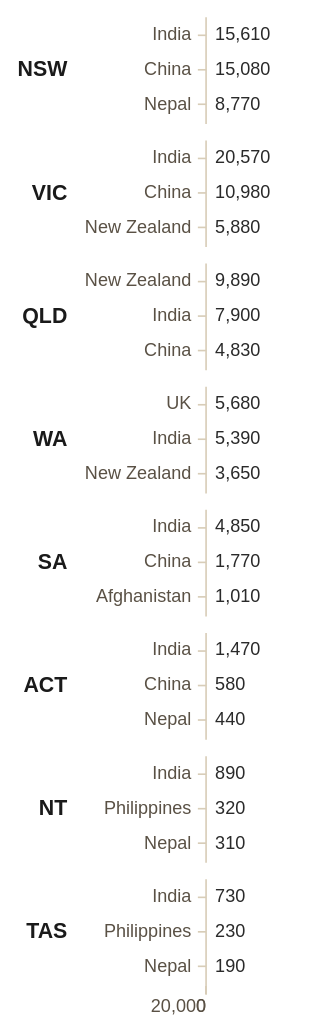

Write the Vega-Lite specification saved for this chart.
### Vega-Lite specification from a JSON file in a GitHub repository (floating-point values rounded to 4 significant figures)
{"$schema": "https://vega.github.io/schema/vega-lite/v5.json", "description": "Top 3 source countries per Australian state and territory by net migration, 2024-25.", "width": 600, "background": "transparent", "padding": {"left": 10, "right": 30, "top": 10, "bottom": 10}, "config": {"view": {"stroke": null}, "axis": {"labelFont": "Inter Tight, sans-serif", "titleFont": "Inter Tight, sans-serif", "labelFontSize": 11, "titleFontSize": 12, "labelColor": "#5a5145", "titleColor": "#2a2a2a", "domainColor": "#d8cdb8", "tickColor": "#d8cdb8"}, "header": {"labelFont": "Inter Tight, sans-serif", "labelFontSize": 13, "labelFontWeight": 700, "labelColor": "#1a1a1a"}, "font": "Inter Tight, sans-serif"}, "data": {"values": [{"state": "New South Wales", "state_code": "NSW", "country": "India", "value": 15610, "rank": 1}, {"state": "New South Wales", "state_code": "NSW", "country": "China", "value": 15080, "rank": 2}, {"state": "New South Wales", "state_code": "NSW", "country": "Nepal", "value": 8770, "rank": 3}, {"state": "Victoria", "state_code": "VIC", "country": "India", "value": 20570, "rank": 1}, {"state": "Victoria", "state_code": "VIC", "country": "China", "value": 10980, "rank": 2}, {"state": "Victoria", "state_code": "VIC", "country": "New Zealand", "value": 5880, "rank": 3}, {"state": "Queensland", "state_code": "QLD", "country": "New Zealand", "value": 9890, "rank": 1}, {"state": "Queensland", "state_code": "QLD", "country": "India", "value": 7900, "rank": 2}, {"state": "Queensland", "state_code": "QLD", "country": "China", "value": 4830, "rank": 3}, {"state": "Western Australia", "state_code": "WA", "country": "UK", "value": 5680, "rank": 1}, {"state": "Western Australia", "state_code": "WA", "country": "India", "value": 5390, "rank": 2}, {"state": "Western Australia", "state_code": "WA", "country": "New Zealand", "value": 3650, "rank": 3}, {"state": "South Australia", "state_code": "SA", "country": "India", "value": 4850, "rank": 1}, {"state": "South Australia", "state_code": "SA", "country": "China", "value": 1770, "rank": 2}, {"state": "South Australia", "state_code": "SA", "country": "Afghanistan", "value": 1010, "rank": 3}, {"state": "Australian Capital Territory", "state_code": "ACT", "country": "India", "value": 1470, "rank": 1}, {"state": "Australian Capital Territory", "state_code": "ACT", "country": "China", "value": 580, "rank": 2}, {"state": "Australian Capital Territory", "state_code": "ACT", "country": "Nepal", "value": 440, "rank": 3}, {"state": "Northern Territory", "state_code": "NT", "country": "India", "value": 890, "rank": 1}, {"state": "Northern Territory", "state_code": "NT", "country": "Philippines", "value": 320, "rank": 2}, {"state": "Northern Territory", "state_code": "NT", "country": "Nepal", "value": 310, "rank": 3}, {"state": "Tasmania", "state_code": "TAS", "country": "India", "value": 730, "rank": 1}, {"state": "Tasmania", "state_code": "TAS", "country": "Philippines", "value": 230, "rank": 2}, {"state": "Tasmania", "state_code": "TAS", "country": "Nepal", "value": 190, "rank": 3}]}, "facet": {"row": {"field": "state_code", "type": "nominal", "sort": ["NSW", "VIC", "QLD", "WA", "SA", "ACT", "NT", "TAS"], "header": {"title": null, "labelAlign": "left", "labelAnchor": "middle", "labelOrient": "left", "labelAngle": 0, "labelPadding": 10}}}, "spacing": 10, "spec": {"width": "container", "height": 65, "layer": [{"mark": {"type": "bar", "cornerRadiusEnd": 3, "height": 18}, "encoding": {"y": {"field": "country", "type": "nominal", "sort": "-x", "scale": {"paddingInner": 0.25, "paddingOuter": 0.15}, "axis": {"title": null, "labelLimit": 120, "labelPadding": 4, "labelFontSize": 11}}, "x": {"field": "value", "type": "quantitative", "axis": {"title": null, "grid": false, "format": ",.0f", "tickCount": 5}, "scale": {"domain": [0, 22000]}}, "color": {"field": "rank", "type": "ordinal", "scale": {"domain": [1, 2, 3], "range": ["#c14a26", "#d97a4f", "#e8b48b"]}, "legend": null}, "tooltip": [{"field": "state", "type": "nominal", "title": "State"}, {"field": "country", "type": "nominal", "title": "Country"}, {"field": "rank", "type": "ordinal", "title": "Rank"}, {"field": "value", "type": "quantitative", "title": "Net migration", "format": ","}]}}, {"mark": {"type": "text", "align": "left", "baseline": "middle", "dx": 6, "fontSize": 11, "color": "#2a2a2a"}, "encoding": {"y": {"field": "country", "type": "nominal", "sort": "-x"}, "x": {"field": "value", "type": "quantitative"}, "text": {"field": "value", "type": "quantitative", "format": ","}}}]}, "resolve": {"scale": {"x": "shared", "y": "independent"}}}
